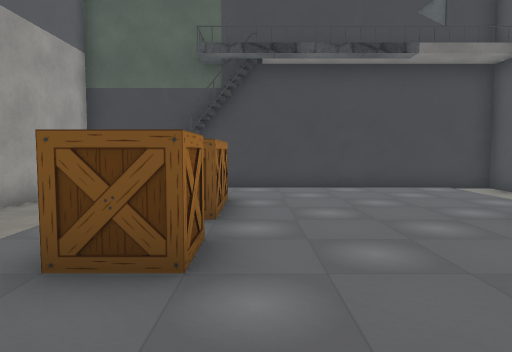
view 1 (above)

12 first-person views from a walk through a scene from a Unity 3-D project. The camera is 1.2 m above the floor, tilts 4° down and sees 70° across. The floor is counted in squares, 1 m on a side. Each view is taken from the middle of a square. On the plan, view 1 faces up. The plan holds only what a view shows up to about 15 squares ahead; the rest is blank. The player character is not drawn. Some surface patterns are stand-ins.

view 2
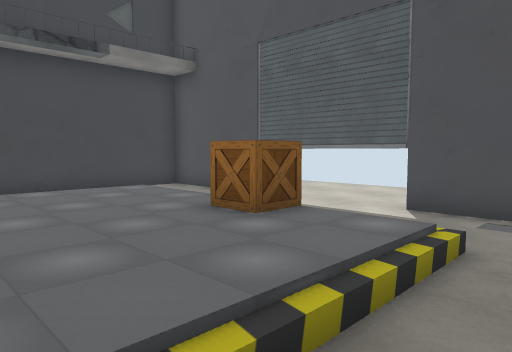

view 3
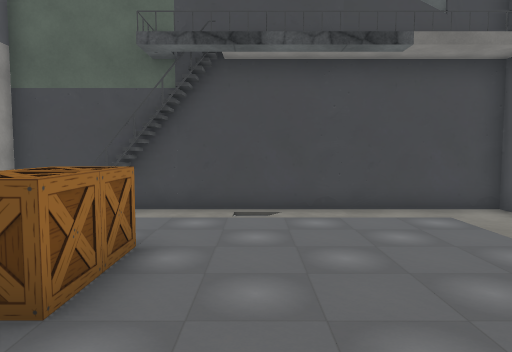

view 4
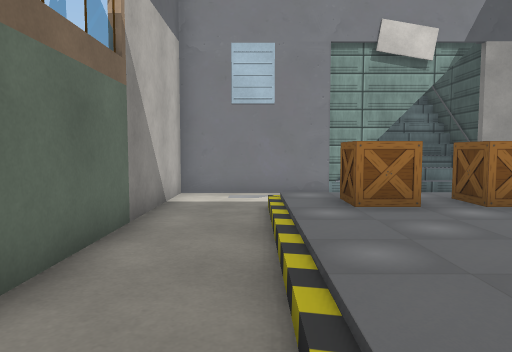

view 5
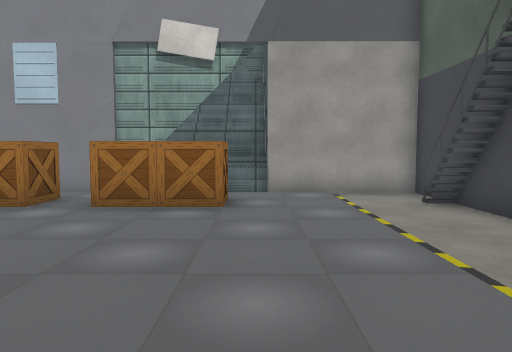

view 6
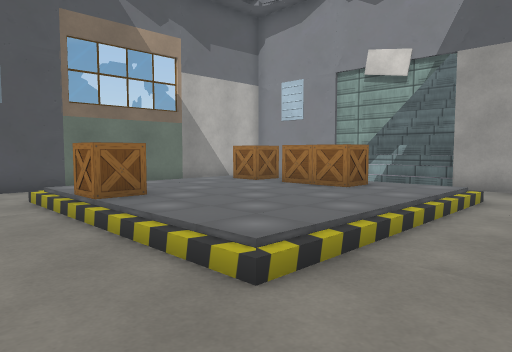

view 7
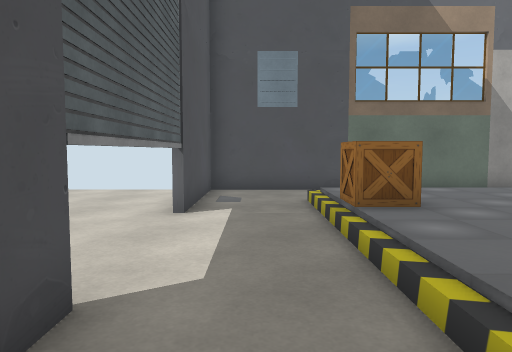

view 8
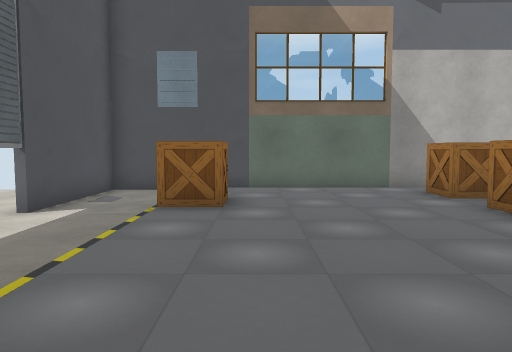

view 9
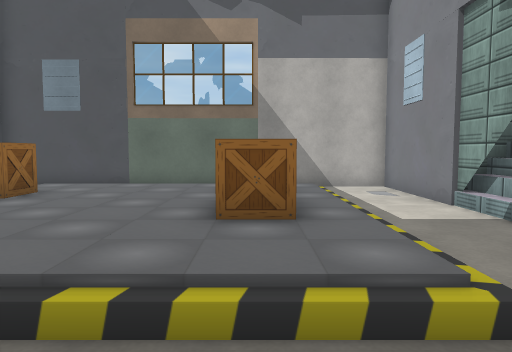

view 10
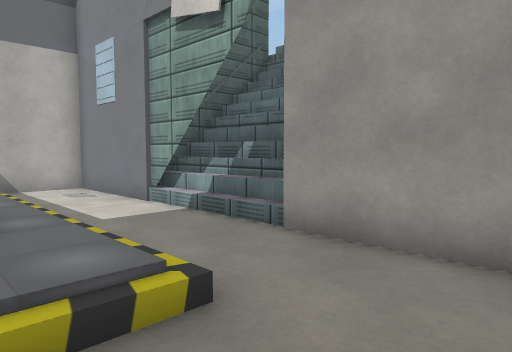

view 11
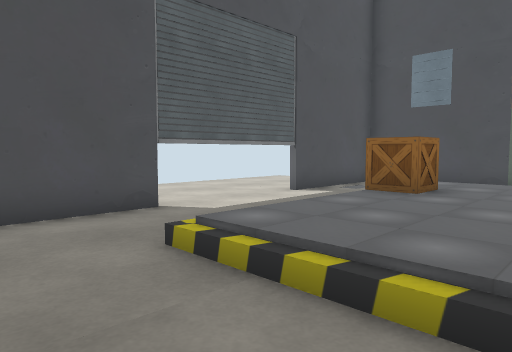

view 12
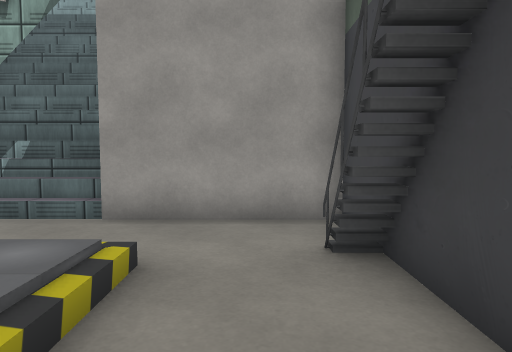

### Floor plan
Key: @ floor where view 1 was taken; # wall or solid block; . main floor; : floor 0.25 m higher than the main floor; / step, stairs or slope; O other object.
Columns run from 13 left of view 1 to 8 right of it. Each row starts with its distance up from view 1.
 12         ##############
 11         #.##.........#
 10         #............#
  9         #./////////..#
  8        ##./:::::::/..#
  7    #####../:::::::/..#
  6     ////../:O:::::/...
  5  ///////../:O:::::/...
  4 ////////#./::::::O/...
  3 ////#####./:O:::::/..#
  2         #./:::::::/..#
  1         #............#
  0         #....@.......#
 -1         ##############

Where each view was taken, in squares from view 1:
view 1: 0 up, 0 right, facing up
view 2: 0 up, 0 right, facing up-right
view 3: 2 up, 1 right, facing up
view 4: 1 up, 5 right, facing left
view 5: 7 up, 5 right, facing left
view 6: 11 up, 7 right, facing down-left
view 7: 10 up, 6 right, facing down
view 8: 10 up, 3 right, facing down
view 9: 11 up, 1 left, facing down
view 10: 11 up, 1 left, facing down-left
view 11: 11 up, 1 right, facing down-right
view 12: 10 up, 1 right, facing left
